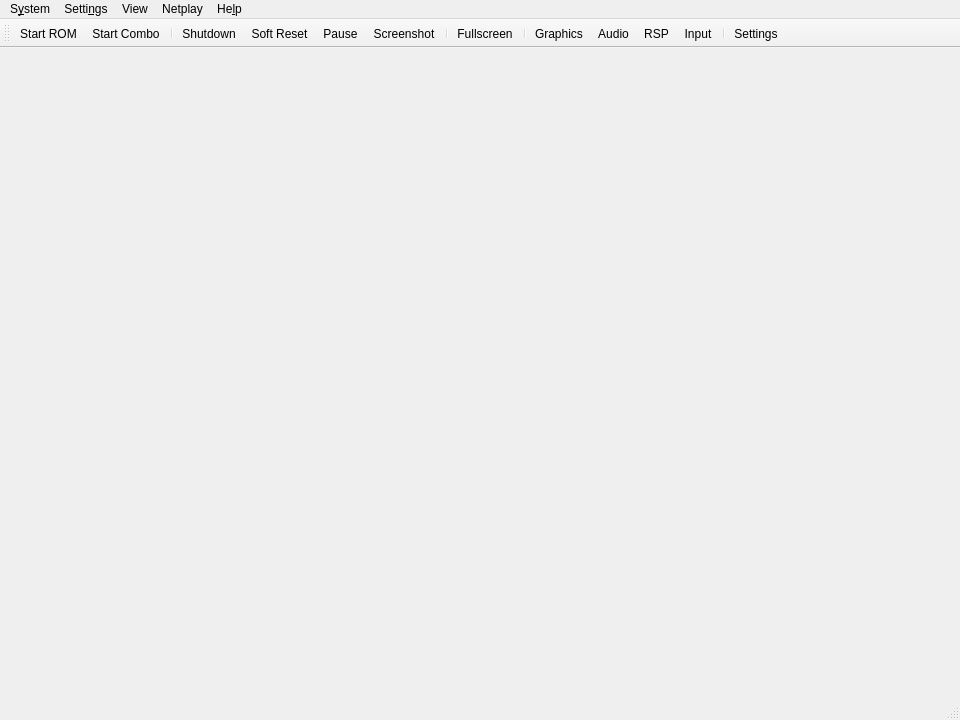
<?xml version="1.0" encoding="UTF-8"?>
<ui version="4.0">
 <class>MainWindow</class>
 <widget class="QMainWindow" name="MainWindow">
  <property name="geometry">
   <rect>
    <x>0</x>
    <y>0</y>
    <width>960</width>
    <height>720</height>
   </rect>
  </property>
  <property name="windowTitle">
   <string>Rosalie's Mupen GUI (VERSION)</string>
  </property>
  <property name="windowIcon">
   <iconset resource="UIResources.qrc">
    <normaloff>:/Resource/RMG.png</normaloff>:/Resource/RMG.png</iconset>
  </property>
  <widget class="QWidget" name="centralwidget">
   <layout class="QHBoxLayout" name="horizontalLayout"/>
  </widget>
  <widget class="QMenuBar" name="menubar">
   <property name="geometry">
    <rect>
     <x>0</x>
     <y>0</y>
     <width>960</width>
     <height>30</height>
    </rect>
   </property>
   <widget class="QMenu" name="menuSystem">
    <property name="title">
     <string>S&amp;ystem</string>
    </property>
    <widget class="QMenu" name="menuReset">
     <property name="title">
      <string>&amp;Reset</string>
     </property>
     <property name="icon">
      <iconset theme="restart-line"/>
     </property>
     <addaction name="action_System_SoftReset"/>
     <addaction name="action_System_HardReset"/>
    </widget>
    <widget class="QMenu" name="menuCurrent_Save_State">
     <property name="title">
      <string>&amp;Current Save State</string>
     </property>
     <property name="icon">
      <iconset theme="save-3-line"/>
     </property>
     <addaction name="actionSlot_0"/>
     <addaction name="actionSlot_1"/>
     <addaction name="actionSlot_2"/>
     <addaction name="actionSlot_3"/>
     <addaction name="actionSlot_4"/>
     <addaction name="actionSlot_5"/>
     <addaction name="actionSlot_6"/>
     <addaction name="actionSlot_7"/>
     <addaction name="actionSlot_8"/>
     <addaction name="actionSlot_9"/>
    </widget>
    <widget class="QMenu" name="menuSpeedFactor">
     <property name="enabled">
      <bool>true</bool>
     </property>
     <property name="title">
      <string>Speed &amp;Factor</string>
     </property>
     <property name="icon">
      <iconset theme="speed-line"/>
     </property>
     <addaction name="actionSpeed25"/>
     <addaction name="actionSpeed50"/>
     <addaction name="actionSpeed75"/>
     <addaction name="actionSpeed100"/>
     <addaction name="actionSpeed125"/>
     <addaction name="actionSpeed150"/>
     <addaction name="actionSpeed175"/>
     <addaction name="actionSpeed200"/>
     <addaction name="actionSpeed225"/>
     <addaction name="actionSpeed250"/>
     <addaction name="actionSpeed275"/>
     <addaction name="actionSpeed300"/>
    </widget>
    <addaction name="action_System_StartRom"/>
    <addaction name="action_System_OpenCombo"/>
    <addaction name="separator"/>
    <addaction name="action_System_Shutdown"/>
    <addaction name="menuReset"/>
    <addaction name="action_System_Pause"/>
    <addaction name="separator"/>
    <addaction name="action_System_Screenshot"/>
    <addaction name="separator"/>
    <addaction name="action_System_LimitFPS"/>
    <addaction name="menuSpeedFactor"/>
    <addaction name="separator"/>
    <addaction name="action_System_SaveState"/>
    <addaction name="action_System_SaveAs"/>
    <addaction name="action_System_LoadState"/>
    <addaction name="action_System_Load"/>
    <addaction name="separator"/>
    <addaction name="menuCurrent_Save_State"/>
    <addaction name="separator"/>
    <addaction name="action_System_Cheats"/>
    <addaction name="action_System_GSButton"/>
    <addaction name="separator"/>
    <addaction name="action_System_Exit"/>
   </widget>
   <widget class="QMenu" name="menuSettings">
    <property name="title">
     <string>Setti&amp;ngs</string>
    </property>
    <addaction name="action_Settings_Graphics"/>
    <addaction name="action_Settings_Audio"/>
    <addaction name="action_Settings_Rsp"/>
    <addaction name="action_Settings_Input"/>
    <addaction name="separator"/>
    <addaction name="action_Settings_Settings"/>
   </widget>
   <widget class="QMenu" name="menuView">
    <property name="title">
     <string>View</string>
    </property>
    <addaction name="action_View_Toolbar"/>
    <addaction name="action_View_StatusBar"/>
    <addaction name="separator"/>
    <addaction name="action_View_GameList"/>
    <addaction name="action_View_GameGrid"/>
    <addaction name="separator"/>
    <addaction name="action_View_UniformSize"/>
    <addaction name="separator"/>
    <addaction name="action_View_Fullscreen"/>
    <addaction name="separator"/>
    <addaction name="action_View_RefreshRoms"/>
    <addaction name="action_View_ClearRomCache"/>
    <addaction name="separator"/>
    <addaction name="action_View_Log"/>
    <addaction name="separator"/>
    <addaction name="action_View_Search"/>
   </widget>
   <widget class="QMenu" name="menuHelp">
    <property name="title">
     <string>He&amp;lp</string>
    </property>
    <addaction name="action_Help_Github"/>
    <addaction name="separator"/>
    <addaction name="action_Help_Update"/>
    <addaction name="separator"/>
    <addaction name="action_Help_About"/>
   </widget>
   <widget class="QMenu" name="menuNetplay">
    <property name="title">
     <string>Netplay</string>
    </property>
    <addaction name="action_Netplay_CreateSession"/>
    <addaction name="action_Netplay_BrowseSessions"/>
    <addaction name="separator"/>
    <addaction name="action_Netplay_ViewSession"/>
   </widget>
   <addaction name="menuSystem"/>
   <addaction name="menuSettings"/>
   <addaction name="menuView"/>
   <addaction name="menuNetplay"/>
   <addaction name="menuHelp"/>
  </widget>
  <widget class="QStatusBar" name="statusbar"/>
  <widget class="QToolBar" name="toolBar">
   <property name="windowTitle">
    <string>toolBar</string>
   </property>
   <property name="movable">
    <bool>true</bool>
   </property>
   <property name="toolButtonStyle">
    <enum>Qt::ToolButtonStyle::ToolButtonTextUnderIcon</enum>
   </property>
   <property name="floatable">
    <bool>false</bool>
   </property>
   <attribute name="toolBarArea">
    <enum>TopToolBarArea</enum>
   </attribute>
   <attribute name="toolBarBreak">
    <bool>false</bool>
   </attribute>
   <addaction name="action_System_StartRom"/>
   <addaction name="action_System_OpenCombo"/>
   <addaction name="separator"/>
   <addaction name="action_System_Shutdown"/>
   <addaction name="action_System_SoftReset"/>
   <addaction name="action_System_Pause"/>
   <addaction name="action_System_Screenshot"/>
   <addaction name="separator"/>
   <addaction name="action_View_Fullscreen"/>
   <addaction name="separator"/>
   <addaction name="action_Settings_Graphics"/>
   <addaction name="action_Settings_Audio"/>
   <addaction name="action_Settings_Rsp"/>
   <addaction name="action_Settings_Input"/>
   <addaction name="separator"/>
   <addaction name="action_Settings_Settings"/>
  </widget>
  <action name="action_System_StartRom">
   <property name="icon">
    <iconset theme="file-line"/>
   </property>
   <property name="text">
    <string>&amp;Start ROM</string>
   </property>
  </action>
  <action name="action_System_OpenCombo">
   <property name="icon">
    <iconset theme="file-line"/>
   </property>
   <property name="text">
    <string>Start Co&amp;mbo</string>
   </property>
  </action>
  <action name="action_System_Shutdown">
   <property name="icon">
    <iconset theme="shut-down-line"/>
   </property>
   <property name="text">
    <string>S&amp;hutdown</string>
   </property>
  </action>
  <action name="action_System_SoftReset">
   <property name="icon">
    <iconset theme="restart-line"/>
   </property>
   <property name="text">
    <string>&amp;Soft Reset</string>
   </property>
  </action>
  <action name="action_System_HardReset">
   <property name="icon">
    <iconset theme="restart-line"/>
   </property>
   <property name="text">
    <string>&amp;Hard Reset</string>
   </property>
  </action>
  <action name="action_System_Pause">
   <property name="checkable">
    <bool>true</bool>
   </property>
   <property name="icon">
    <iconset theme="pause-line"/>
   </property>
   <property name="text">
    <string>&amp;Pause</string>
   </property>
  </action>
  <action name="action_System_Screenshot">
   <property name="icon">
    <iconset theme="screenshot-2-line"/>
   </property>
   <property name="text">
    <string>Scree&amp;nshot</string>
   </property>
  </action>
  <action name="action_System_LimitFPS">
   <property name="checkable">
    <bool>true</bool>
   </property>
   <property name="icon">
    <iconset theme="speed-line"/>
   </property>
   <property name="text">
    <string>&amp;Limit FPS</string>
   </property>
  </action>
  <action name="action_System_SaveState">
   <property name="icon">
    <iconset theme="save-3-line"/>
   </property>
   <property name="text">
    <string>Sa&amp;ve State</string>
   </property>
  </action>
  <action name="action_System_SaveAs">
   <property name="icon">
    <iconset theme="save-3-line"/>
   </property>
   <property name="text">
    <string>Save As...</string>
   </property>
  </action>
  <action name="action_System_LoadState">
   <property name="icon">
    <iconset theme="folder-open-line"/>
   </property>
   <property name="text">
    <string>L&amp;oad State</string>
   </property>
  </action>
  <action name="action_System_Load">
   <property name="icon">
    <iconset theme="folder-open-line"/>
   </property>
   <property name="text">
    <string>Loa&amp;d...</string>
   </property>
  </action>
  <action name="actionSlot_0">
   <property name="checkable">
    <bool>true</bool>
   </property>
   <property name="text">
    <string>&amp;Slot 0</string>
   </property>
  </action>
  <action name="actionSlot_1">
   <property name="checkable">
    <bool>true</bool>
   </property>
   <property name="text">
    <string>Slot &amp;1</string>
   </property>
  </action>
  <action name="actionSlot_2">
   <property name="checkable">
    <bool>true</bool>
   </property>
   <property name="text">
    <string>Slot &amp;2</string>
   </property>
  </action>
  <action name="actionSlot_3">
   <property name="checkable">
    <bool>true</bool>
   </property>
   <property name="text">
    <string>Slot &amp;3</string>
   </property>
  </action>
  <action name="actionSlot_4">
   <property name="checkable">
    <bool>true</bool>
   </property>
   <property name="text">
    <string>Slot &amp;4</string>
   </property>
  </action>
  <action name="actionSlot_5">
   <property name="checkable">
    <bool>true</bool>
   </property>
   <property name="text">
    <string>Slot &amp;5</string>
   </property>
  </action>
  <action name="actionSlot_6">
   <property name="checkable">
    <bool>true</bool>
   </property>
   <property name="text">
    <string>Slot &amp;6</string>
   </property>
  </action>
  <action name="actionSlot_7">
   <property name="checkable">
    <bool>true</bool>
   </property>
   <property name="text">
    <string>Slot &amp;7</string>
   </property>
  </action>
  <action name="actionSlot_8">
   <property name="checkable">
    <bool>true</bool>
   </property>
   <property name="text">
    <string>Slot &amp;8</string>
   </property>
  </action>
  <action name="actionSlot_9">
   <property name="checkable">
    <bool>true</bool>
   </property>
   <property name="text">
    <string>Slot &amp;9</string>
   </property>
  </action>
  <action name="action_System_Cheats">
   <property name="icon">
    <iconset theme="code-box-line"/>
   </property>
   <property name="text">
    <string>Cheats...</string>
   </property>
  </action>
  <action name="action_System_GSButton">
   <property name="icon">
    <iconset theme="checkbox-blank-circle-line"/>
   </property>
   <property name="text">
    <string>&amp;GS Button</string>
   </property>
  </action>
  <action name="action_System_Exit">
   <property name="icon">
    <iconset theme="door-open-line"/>
   </property>
   <property name="text">
    <string>&amp;Exit</string>
   </property>
  </action>
  <action name="action_Settings_Graphics">
   <property name="icon">
    <iconset theme="brush-line"/>
   </property>
   <property name="text">
    <string>&amp;Graphics</string>
   </property>
  </action>
  <action name="action_Settings_Input">
   <property name="icon">
    <iconset theme="gamepad-line"/>
   </property>
   <property name="text">
    <string>&amp;Input</string>
   </property>
  </action>
  <action name="action_Settings_Rsp">
   <property name="icon">
    <iconset theme="rsp-chip"/>
   </property>
   <property name="text">
    <string>&amp;RSP</string>
   </property>
  </action>
  <action name="action_Settings_Audio">
   <property name="icon">
    <iconset theme="volume-up-line"/>
   </property>
   <property name="text">
    <string>&amp;Audio</string>
   </property>
  </action>
  <action name="action_Settings_Settings">
   <property name="icon">
    <iconset theme="settings-3-line"/>
   </property>
   <property name="text">
    <string>&amp;Settings</string>
   </property>
  </action>
  <action name="action_View_Fullscreen">
   <property name="icon">
    <iconset theme="fullscreen-line"/>
   </property>
   <property name="text">
    <string>&amp;Fullscreen</string>
   </property>
  </action>
  <action name="action_Help_Github">
   <property name="icon">
    <iconset theme="github-fill"/>
   </property>
   <property name="text">
    <string>&amp;Github Repository</string>
   </property>
  </action>
  <action name="action_Help_About">
   <property name="icon">
    <iconset theme="information-line"/>
   </property>
   <property name="text">
    <string>&amp;About RMG</string>
   </property>
  </action>
  <action name="action_View_Toolbar">
   <property name="checkable">
    <bool>true</bool>
   </property>
   <property name="icon">
    <iconset theme="tools-line"/>
   </property>
   <property name="text">
    <string>&amp;Toolbar</string>
   </property>
  </action>
  <action name="action_View_StatusBar">
   <property name="checkable">
    <bool>true</bool>
   </property>
   <property name="icon">
    <iconset theme="information-line"/>
   </property>
   <property name="text">
    <string>&amp;Status Bar</string>
   </property>
  </action>
  <action name="action_View_GameList">
   <property name="icon">
    <iconset theme="list-check"/>
   </property>
   <property name="text">
    <string>&amp;Game List</string>
   </property>
  </action>
  <action name="action_View_GameGrid">
   <property name="icon">
    <iconset theme="function-line"/>
   </property>
   <property name="text">
    <string>Ga&amp;me Grid</string>
   </property>
  </action>
  <action name="action_View_RefreshRoms">
   <property name="icon">
    <iconset theme="refresh-line"/>
   </property>
   <property name="text">
    <string>&amp;Refresh ROMs</string>
   </property>
  </action>
  <action name="action_View_Log">
   <property name="icon">
    <iconset theme="file-list-line"/>
   </property>
   <property name="text">
    <string>&amp;Log</string>
   </property>
  </action>
  <action name="action_View_ClearRomCache">
   <property name="icon">
    <iconset theme="delete-bin-line"/>
   </property>
   <property name="text">
    <string>&amp;Clear ROM Cache</string>
   </property>
  </action>
  <action name="action_View_UniformSize">
   <property name="checkable">
    <bool>true</bool>
   </property>
   <property name="icon">
    <iconset theme="function-line"/>
   </property>
   <property name="text">
    <string>&amp;Uniform Size (Grid View)</string>
   </property>
  </action>
  <action name="actionSpeed25">
   <property name="checkable">
    <bool>false</bool>
   </property>
   <property name="text">
    <string>&amp;25%</string>
   </property>
  </action>
  <action name="actionSpeed50">
   <property name="text">
    <string>&amp;50%</string>
   </property>
  </action>
  <action name="actionSpeed100">
   <property name="text">
    <string>&amp;100%</string>
   </property>
  </action>
  <action name="actionSpeed125">
   <property name="text">
    <string>125%</string>
   </property>
  </action>
  <action name="actionSpeed150">
   <property name="text">
    <string>150%</string>
   </property>
  </action>
  <action name="actionSpeed200">
   <property name="text">
    <string>2&amp;00%</string>
   </property>
  </action>
  <action name="actionSpeed75">
   <property name="text">
    <string>&amp;75%</string>
   </property>
  </action>
  <action name="actionSpeed175">
   <property name="text">
    <string>175%</string>
   </property>
  </action>
  <action name="actionSpeed225">
   <property name="text">
    <string>225%</string>
   </property>
  </action>
  <action name="actionSpeed250">
   <property name="text">
    <string>250%</string>
   </property>
  </action>
  <action name="actionSpeed275">
   <property name="text">
    <string>275%</string>
   </property>
  </action>
  <action name="actionSpeed300">
   <property name="text">
    <string>&amp;300%</string>
   </property>
  </action>
  <action name="action_Help_Update">
   <property name="icon">
    <iconset theme="download-line"/>
   </property>
   <property name="text">
    <string>&amp;Check For Updates</string>
   </property>
  </action>
  <action name="action_Netplay_CreateSession">
   <property name="icon">
    <iconset theme="server-line"/>
   </property>
   <property name="text">
    <string>&amp;Create Session</string>
   </property>
  </action>
  <action name="action_Netplay_BrowseSessions">
   <property name="icon">
    <iconset theme="plug-line"/>
   </property>
   <property name="text">
    <string>Browse Sessions</string>
   </property>
  </action>
  <action name="action_Netplay_ViewSession">
   <property name="icon">
    <iconset theme="server-line"/>
   </property>
   <property name="text">
    <string>View Session</string>
   </property>
  </action>
  <action name="action_View_Search">
   <property name="icon">
    <iconset theme="search-line"/>
   </property>
   <property name="text">
    <string>Search</string>
   </property>
  </action>
 </widget>
 <resources>
  <include location="UIResources.qrc"/>
 </resources>
 <connections/>
</ui>
